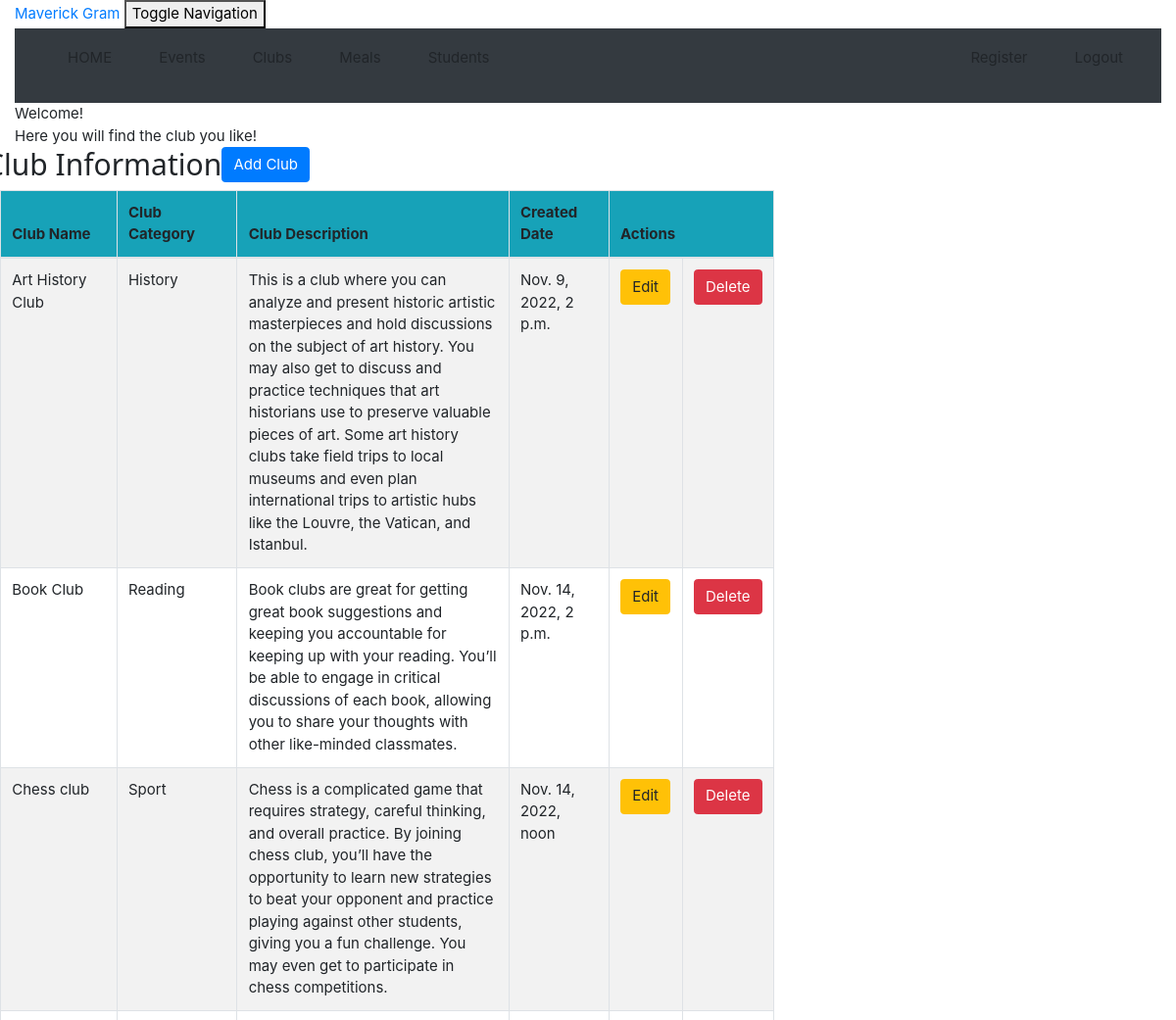
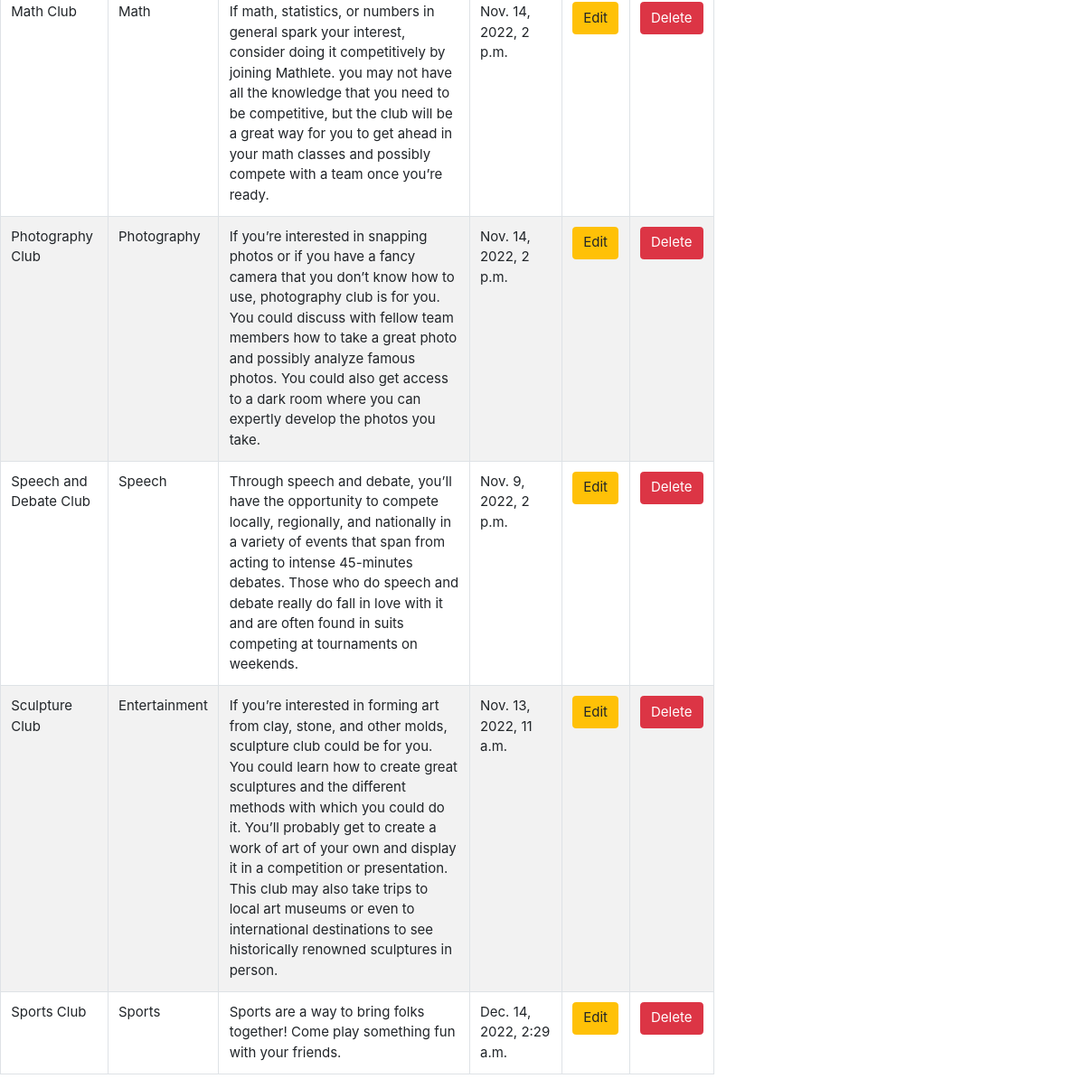
Screenshot of /club_list (signed in) with the database file from the repository (2 pictures, top to bottom).
### crm/models.py (models this page shows, shortened)
class Club(models.Model):
    club_name = models.CharField(max_length=100)
    club_category = models.CharField(max_length=100)
    club_description = models.TextField()
    created_date = models.DateTimeField(
        default=timezone.now)

### crm/views.py (the view)
# urls.py: path('club_list', views.club_list, name='club_list'),
@login_required
def club_list(request):
    club = Club.objects.filter()
    return render(request, 'crm/club_list.html',
                  {'clubs': club})

### crm/templates/crm/club_list.html (shortened to what this page needs)
<!DOCTYPE html>
<html lang="en">
{% extends 'crm/base.html' %}
{% block content %}
    <html>
    <head>
    </head>
    <body class="bodylist">
    <div class="container">
        <div class="panel panel-primary">
            <div class="panel-heading">Welcome!</div>
            <div class="panel-body">
                Here you will find the club you like!
            </div>
        </div>
    </div>
    <div class="row">
        <h2>Club Information</h2>
        <td>  <a href="http://127.0.0.1:8000/admin/crm/club/add/"><span
                class="btn btn-primary">Add Club</span></a></td>
    </div>
    <div>
        <table class="table table-striped table-bordered table-hover w-auto">
            <thead>
            <tr class="bg-info">
                <th>Club Name</th>
                <th>Club Category</th>
                <th>Club Description</th>
                <th>Created　Date</th>
                <th colspan="4">Actions</th>
            </tr>
            </thead>
            <tbody>
            {% for club in clubs %}
                <tr>
                    <td>{{ club.club_name }}</td>
                    <td>{{ club.club_category }}</td>
                    <td>{{ club.club_description }}</td>
                    <td>{{ club.created_date }}</td>
                    <td><a href="{% url 'crm:club_edit' pk=club.pk %}"
                           class="btn btn-warning">Edit</a>
                    <td><a href="{% url 'crm:club_delete' pk=club.pk %}"
                           onclick="return confirm('Are you sure you want to delete?')"
                           class="btn btn-danger">Delete</a>
                </tr>
            {% endfor %}
            </tbody>
        </table>
    </div>
    </body>
    </html>
{% endblock %}

### crm/static/css/w3.css (style rules this page uses)
html { box-sizing:border-box }
*,*:before,*:after { box-sizing:inherit }
html { -ms-text-size-adjust:100%;-webkit-text-size-adjust:100% }
body { margin:0 }
a { background-color:transparent }
html,body { font-family:Verdana,sans-serif;font-size:15px;line-height:1.5 }
html { overflow-x:hidden }
h2 { font-size:30px }
h1,h2,h3,h4,h5,h6 { font-family:"Segoe UI",Arial,sans-serif;font-weight:400;margin:10px 0 }
a { color:inherit }

### rows the page displays
Club: club_name "Art History Club", club_category "History", club_description "This is a club where you can analyze and present historic artistic masterpieces and hold discussions on the subject of art history. You may also get to discuss and practice techniques that art historians use to preserve valuable pieces of art. Some art history clubs take field trips to local museums and even plan international trips to artistic hubs like the Louvre, the Vatican, and Istanbul.", created_date "Nov. 9, 2022, 2 p.m."
Club: club_name "Book Club", club_category "Reading", club_description "Book clubs are great for getting great book suggestions and keeping you accountable for keeping up with your reading. You’ll be able to engage in critical discussions of each book, allowing you to share your thoughts with other like-minded classmates.", created_date "Nov. 14, 2022, 2 p.m."
Club: club_name "Chess club", club_category "Sport", club_description "Chess is a complicated game that requires strategy, careful thinking, and overall practice. By joining chess club, you’ll have the opportunity to learn new strategies to beat your opponent and practice playing against other students, giving you a fun challenge. You may even get to participate in chess competitions.", created_date "Nov. 14, 2022, noon"
Club: club_name "Math Club", club_category "Math", club_description "If math, statistics, or numbers in general spark your interest, consider doing it competitively by joining Mathlete. you may not have all the knowledge that you need to be competitive, but the club will be a great way for you to get ahead in your math classes and possibly compete with a team once you’re ready.", created_date "Nov. 14, 2022, 2 p.m."
Club: club_name "Photography Club", club_category "Photography", club_description "If you’re interested in snapping photos or if you have a fancy camera that you don’t know how to use, photography club is for you. You could discuss with fellow team members how to take a great photo and possibly analyze famous photos. You could also get access to a dark room where you can expertly develop the photos you take.", created_date "Nov. 14, 2022, 2 p.m."
Club: club_name "Speech and Debate Club", club_category "Speech", club_description "Through speech and debate, you’ll have the opportunity to compete locally, regionally, and nationally in a variety of events that span from acting to intense 45-minutes debates. Those who do speech and debate really do fall in love with it and are often found in suits competing at tournaments on weekends.", created_date "Nov. 9, 2022, 2 p.m."
Club: club_name "Sculpture Club", club_category "Entertainment", club_description "If you’re interested in forming art from clay, stone, and other molds, sculpture club could be for you. You could learn how to create great sculptures and the different methods with which you could do it. You’ll probably get to create a work of art of your own and display it in a competition or presentation. This club may also take trips to local art museums or even to international destinations to see historically renowned sculptures in person.", created_date "Nov. 13, 2022, 11 a.m."
Club: club_name "Sports Club", club_category "Sports", club_description "Sports are a way to bring folks together! Come play something fun with your friends.", created_date "Dec. 14, 2022, 2:29 a.m."
